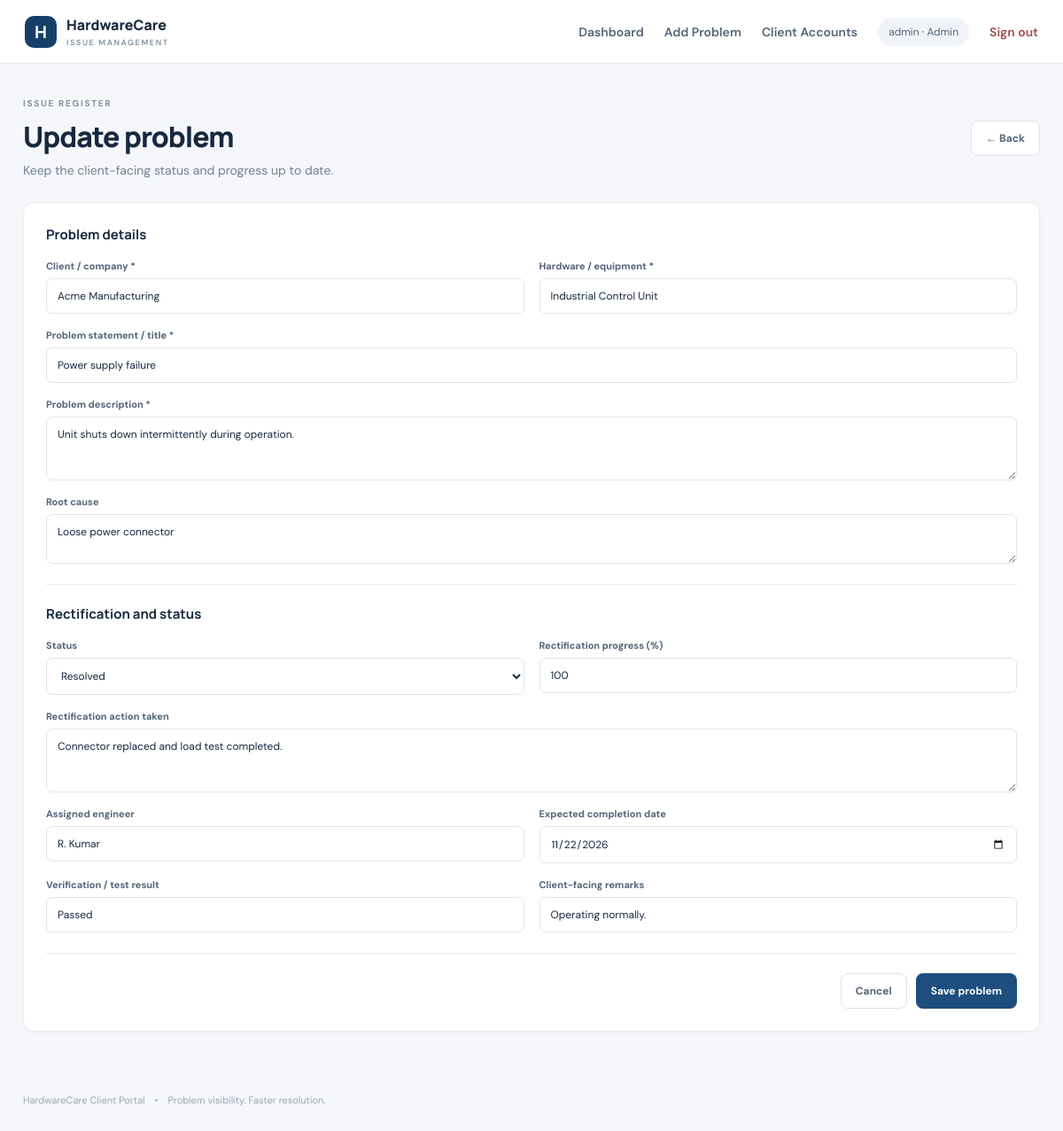
The page /issues/1/edit (signed in) on the database its author committed.
### tables this page shows
CREATE TABLE issues (
        id INTEGER PRIMARY KEY AUTOINCREMENT,
        issue_key TEXT UNIQUE NOT NULL,
        client_name TEXT NOT NULL,
        hardware TEXT NOT NULL,
        title TEXT NOT NULL,
        description TEXT NOT NULL,
        root_cause TEXT DEFAULT '',
        action_taken TEXT DEFAULT '',
        status TEXT NOT NULL DEFAULT 'Open',
        progress INTEGER NOT NULL DEFAULT 0,
        assigned_to TEXT DEFAULT '',
        target_date TEXT DEFAULT '',
        verification TEXT DEFAULT '',
        remarks TEXT DEFAULT '',
        created_at TEXT NOT NULL,
        updated_at TEXT NOT NULL
    );

### app.py (the view, shortened to what this page needs)
@app.route("/issues/<int:issue_id>/edit", methods=["GET","POST"])
@admin_required
def edit_issue(issue_id):
    conn = db()
    issue = conn.execute("SELECT * FROM issues WHERE id=?", (issue_id,)).fetchone()
    if not issue:
        conn.close()
        abort(404)
    conn.close()
    return render_template("issue_form.html", issue=issue, statuses=STATUSES)

### app.py (called while the page is built)
def db():
    conn = sqlite3.connect(DB_PATH)
    conn.row_factory = sqlite3.Row
    return conn

def login_required(fn):
    @wraps(fn)
    def wrapper(*args, **kwargs):
        if "user_id" not in session:
            return redirect(url_for("login"))
        return fn(*args, **kwargs)
    return wrapper

def admin_required(fn):
    @wraps(fn)
    @login_required
    def wrapper(*args, **kwargs):
        if session.get("role") != "admin":
            abort(403)
        return fn(*args, **kwargs)
    return wrapper

### templates/issue_form.html
{% extends "base.html" %}{% block title %}{{ 'Edit' if issue else 'Add' }} problem | HardwareCare{% endblock %}
{% block content %}
<div class="page-heading"><div><div class="eyebrow">ISSUE REGISTER</div><h1>{{ 'Update problem' if issue else 'Create a problem' }}</h1><p class="muted">Keep the client-facing status and progress up to date.</p></div><a class="btn secondary" href="{{ url_for('dashboard') }}">← Back</a></div>
<form method="post" class="panel form-panel">
  <div class="form-section"><h3>Problem details</h3><div class="form-grid">
    <label>Client / company *<input name="client_name" required value="{{ issue.client_name if issue else '' }}" placeholder="e.g. Acme Manufacturing"></label>
    <label>Hardware / equipment *<input name="hardware" required value="{{ issue.hardware if issue else '' }}" placeholder="e.g. CNC Controller"></label>
    <label class="span-2">Problem statement / title *<input name="title" required value="{{ issue.title if issue else '' }}" placeholder="Short description of the issue"></label>
    <label class="span-2">Problem description *<textarea name="description" required rows="3" placeholder="Describe the reported problem">{{ issue.description if issue else '' }}</textarea></label>
    <label class="span-2">Root cause<textarea name="root_cause" rows="2">{{ issue.root_cause if issue else '' }}</textarea></label>
  </div></div>
  <div class="form-section"><h3>Rectification and status</h3><div class="form-grid">
    <label>Status<select name="status">{% for s in statuses %}<option {% if issue and issue.status==s %}selected{% elif not issue and s=='Open' %}selected{% endif %}>{{ s }}</option>{% endfor %}</select></label>
    <label>Rectification progress (%)<input type="number" name="progress" min="0" max="100" value="{{ issue.progress if issue else 0 }}" required></label>
    <label class="span-2">Rectification action taken<textarea name="action_taken" rows="3">{{ issue.action_taken if issue else '' }}</textarea></label>
    <label>Assigned engineer<input name="assigned_to" value="{{ issue.assigned_to if issue else '' }}"></label>
    <label>Expected completion date<input type="date" name="target_date" value="{{ issue.target_date if issue else '' }}"></label>
    <label>Verification / test result<input name="verification" value="{{ issue.verification if issue else '' }}" placeholder="e.g. Passed / Pending"></label>
    <label>Client-facing remarks<input name="remarks" value="{{ issue.remarks if issue else '' }}"></label>
  </div></div>
  <div class="form-actions"><a class="btn secondary" href="{{ url_for('dashboard') }}">Cancel</a><button class="btn primary">Save problem</button></div>
</form>
{% endblock %}

### static/style.css (style rules this page uses)
:root { --ink:#17283f;--muted:#718096;--line:#e7ecf2;--bg:#f5f7fa;--blue:#2865a8;--green:#23845f;--amber:#b7791f }
* { box-sizing:border-box }
body { margin:0;background:var(--bg);color:var(--ink);font-family:'DM Sans',sans-serif;font-size:14px }
.page-heading { display:flex;align-items:center;justify-content:space-between;gap:20px;margin-bottom:27px }
.eyebrow { font-size:10px;font-weight:700;letter-spacing:1.7px;color:#8291a5;margin-bottom:9px }
.page-heading h1,.login-copy h1 { font:800 32px Manrope;margin:0;letter-spacing:-1px }
.muted { color:var(--muted);margin:7px 0 0 }
.btn { display:inline-flex;align-items:center;justify-content:center;gap:10px;padding:11px 16px;border-radius:8px;font:700 12px 'DM Sans';text-decoration:none;border:1px solid transparent;cursor:pointer }
.primary { background:#1d4e7d;color:white }
.secondary { background:#fff;border-color:#dce3eb;color:#52647a }
.metric,.panel { background:white;border:1px solid var(--line);border-radius:12px;box-shadow:0 2px 8px #20334b06 }
.panel { padding:21px }
.panel h3 { font:700 15px Manrope;margin:0 }
.form-panel { padding:25px }
.form-section { padding-bottom:23px;margin-bottom:22px;border-bottom:1px solid var(--line) }
.form-section h3,.form-panel>h3 { font:700 15px Manrope;margin:0 0 18px }
.form-grid { display:grid;grid-template-columns:1fr 1fr;gap:17px }
.form-grid label,.stack-form label,.login-card label { display:flex;flex-direction:column;gap:7px;font-size:11px;font-weight:700;color:#53647a }
.form-grid .span-2 { grid-column:span 2 }
input,textarea,select { width:100%;border:1px solid #dfe5ec;border-radius:7px;background:#fff;padding:11px 12px;font:12px 'DM Sans';color:var(--ink) }
textarea { resize:vertical }
.form-actions { display:flex;justify-content:flex-end;gap:10px }

### rows shown on the page
issues: client_name "Acme Manufacturing", hardware "Industrial Control Unit", title "Power supply failure", description "Unit shuts down intermittently during operation.", root_cause "Loose power connector", status "Resolved", progress "100", action_taken "Connector replaced and load test completed.", assigned_to "R. Kumar", target_date "11/22/2026", verification "Passed", remarks "Operating normally."

### other values the page prints
{{ session.get('username') }} "admin"
{{ session.get('role')|title }} "Admin"
{{ 'Update problem' if issue else 'Create a problem' }} "Update problem"
